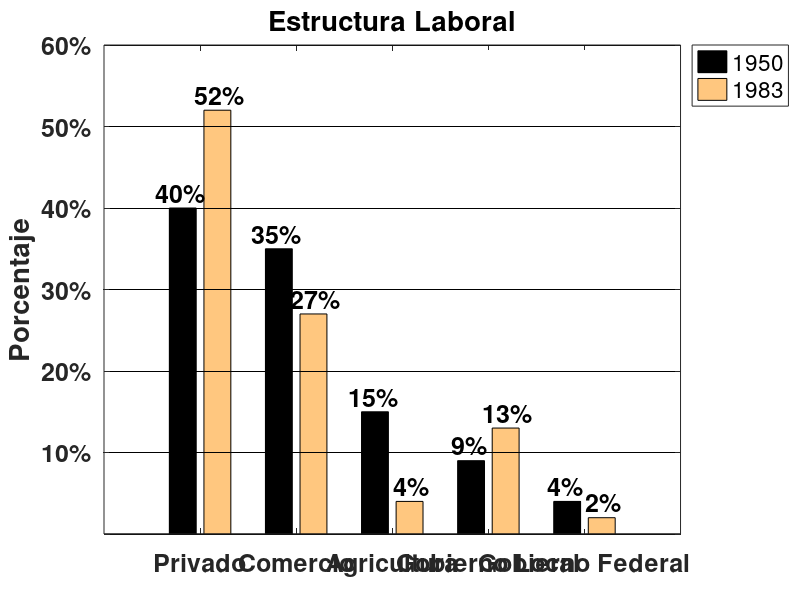

Write MATLAB code to recreate this figure.
clear all; close all; clc;
fs=24; fs2=22;
fs3=18; fs4=18;
lw=5; ms=25;
%%%%%%%%%%%%%%%%%%%%%%%%%
data=[40 52; 35 27; 15 4;9 13; 4 2];
%%%%%%%%%%%%%%%%%%%%%%%%%%%%
%Grafico de Barra 
h=figure('Position',[1 21 1366 670], ...
'Name',strcat('Estructura Laboral', ...
''));
hb= bar(data);
%%%%%%%%%%%%%%%%%%%%%%%%%%%%%%
% jet, cubehelix, hsv, rainbow, hot, cool, spring,
% summer, autumn, winter, gray, bone, copper, pink, ocean,
% colorcube, flag, lines, prism, white
ncolor=size(data,2);
opc=randi([1 18]);
%opc=8;
switch(mod(opc,18))
case 1
Mcolor=jet(ncolor);
case 2
Mcolor=cubehelix(ncolor);
case 3
Mcolor=hsv(ncolor);
case 4
Mcolor=rainbow(ncolor);
case 5
Mcolor=hot(ncolor);
case 6
Mcolor=cool(ncolor);
case 7
Mcolor=spring(ncolor);
case 8
Mcolor=summer(ncolor);
case 9
Mcolor=autumn(ncolor);
case 10
Mcolor=winter(ncolor);
case 11
Mcolor=gray(ncolor);
case 12
Mcolor=bone(ncolor);
case 13
Mcolor=copper(ncolor);
case 14
Mcolor=pink(ncolor);
case 15
Mcolor=ocean(ncolor);
case 16
Mcolor=flag(ncolor);
case 17
Mcolor=lines(ncolor);
case 0
Mcolor=prism(ncolor);
otherwise
endswitch
for i=1:size(data,2)
set(hb(i),"facecolor",Mcolor(i,:))
endfor
%%%%%%%%%%%%%%%%%%%%%%%%%%%%%
%etiqueta de la legenda
acell={'1950','1983'};
hl=legend(acell);
legend(hl,"location","northeastoutside");
set(hl,"fontsize", 30);
%%%%%%%%%%%%%%%%%%%%%%%%%%%%%%
ylabel('Porcentaje','fontsize',fs2,'fontweight','bold');
title({'Estructura Laboral'}, ...
'fontsize',0.25*fs,'fontweight','bold');
%%%%%%%%%%%%%%%%%%%%%%%%%%%%
box on;
set(gca,'YTick',0:10:80)
set(gca,'XTick',1:1:5)
lescala={'Privado','Comercio','Agricultura','Gobierno Local','Gobierno Federal'};
set(gca,'XTickLabel',lescala,'fontsize',fs4,'fontweight','bold');
%%%%%%%%%%%%%%%%%%%%%%%%%%%%%%%
% yticklabel
yl=0:10:80;
y2={};
for i=1:length(yl)
if yl(i)==0
y2(i)=strcat(num2str(""));
else
y2(i)=strcat(num2str(yl(i)),"%");
endif
endfor
set(gca,'ytick',yl,'yticklabel',y2);
set(gca,"xminortick","off","xgrid","off", ... 
"ygrid","on","gridalpha",1,'gridcolor',[0 0 0]);
set(gca,"gridlinestyle","-","clipping","off", ...
"xminorgrid","off","xtickmode","manual","xticklabelmode","manual",...
"hittest","on","linestyleorderindex",3,"tickdir","in", ...
"tickdirmode","manual") 
##set(gca,"xgrid","off", "xtick",[],...
##"ygrid","on","gridalpha",1)
%%%%%%%%%%%%%%%%%%%%%%%%%%%%
% data arriba de las barras
for i=1:5
ht=text(i-0.20,data(i,1)+0.7,strcat(num2str(data(i,1)),"%"));
set(ht,'fontsize',fs3,'fontweight','bold', ...
'verticalalignment','bottom', ...
'horizontalalignment','center')
ht=text(i+0.20,data(i,2)+0.7,strcat(num2str(data(i,2)),"%"));
set(ht,'fontsize',fs3,'fontweight','bold', ...
'verticalalignment','bottom', ...
'horizontalalignment','center')
endfor
%box off;
%verticalalignment:"baseline","bottom","cap","middle","top"
%horizontalalignment: "center","left","right"
